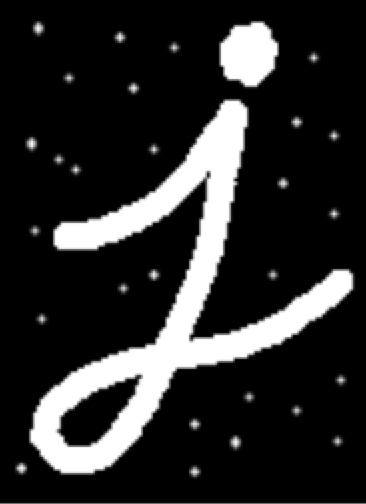
#> input picture img/letter-open.png, 366 x 504 px
$ python 06_morphologyEx_demo.py
#> lines starting #> are read from the running program, lines starting #| are printed output that depends on the picture
import numpy as np
import cv2 as cv
import matplotlib.pyplot as plt

# 1 img read
img1 = cv.imread("img/letter-open.png")
#> img1 is the input picture: shape (504, 366, 3); mean B, G, R 43.1, 43.1, 43.1
img2 = cv.imread("img/letter-close.png")
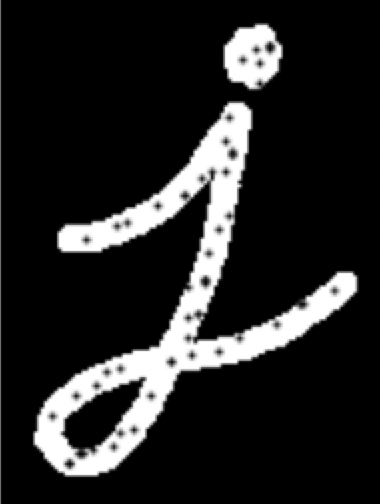
#> input picture img/letter-close.png, 380 x 504 px
#> img2 is the input picture: shape (504, 380, 3); mean B, G, R 37.6, 37.6, 37.6
# 2 create kernel
kernel = np.ones((10, 10), np.uint8)
# 3 MORPH_OPEN & MORPH_CLOSE
# cvOpen = cv.morphologyEx(img1, cv.MORPH_OPEN, kernel)  # open
# cvClose = cv.morphologyEx(img2, cv.MORPH_CLOSE, kernel)  # close

cvOpen = cv.morphologyEx(img1, cv.MORPH_TOPHAT, kernel)  # TOPHAT
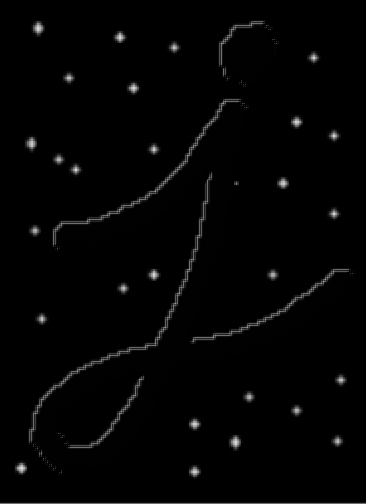
#> cvOpen: shape (504, 366, 3); mean B, G, R 3.6, 3.6, 3.6
cvClose = cv.morphologyEx(img2, cv.MORPH_BLACKHAT, kernel)  # BLACKHAT
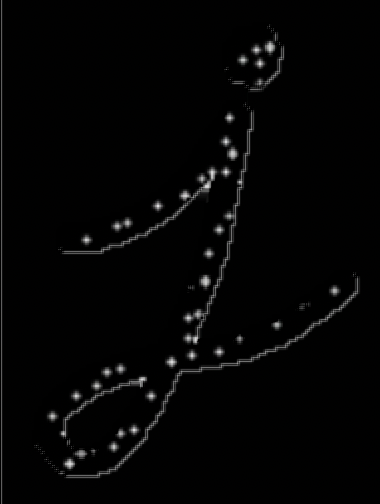
#> cvClose: shape (504, 380, 3); mean B, G, R 4.6, 4.6, 4.6
# 4 show
fig, axes = plt.subplots(nrows=2, ncols=2, figsize=(10, 8))
axes[0, 0].imshow(img1)
axes[0, 0].set_title("origin")
axes[0, 1].imshow(cvOpen)
axes[0, 1].set_title("MORPH_OPEN")
axes[1, 0].imshow(img2)
axes[1, 0].set_title("origin")
axes[1, 1].imshow(cvClose)
axes[1, 1].set_title("MORPH_CLOSE")
plt.show()
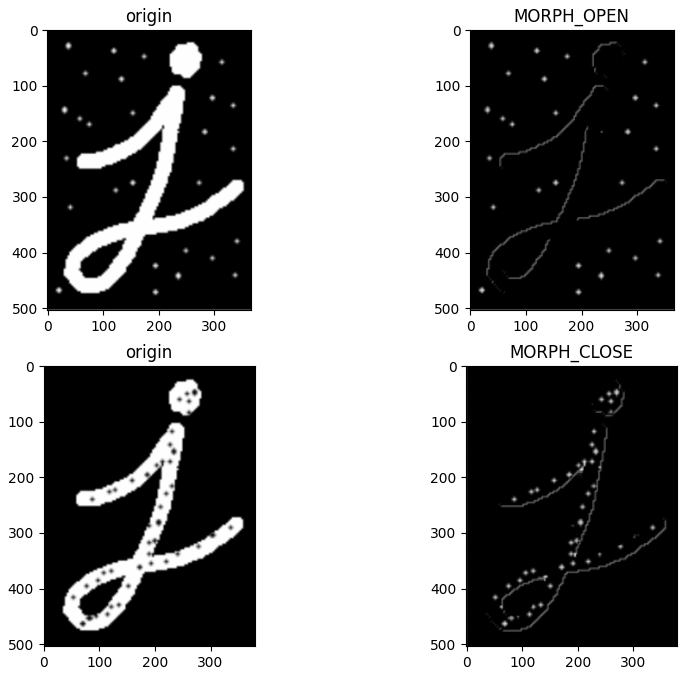
#> figure drawn by matplotlib, 4 panels; B, G, R data is drawn as R, G, B
